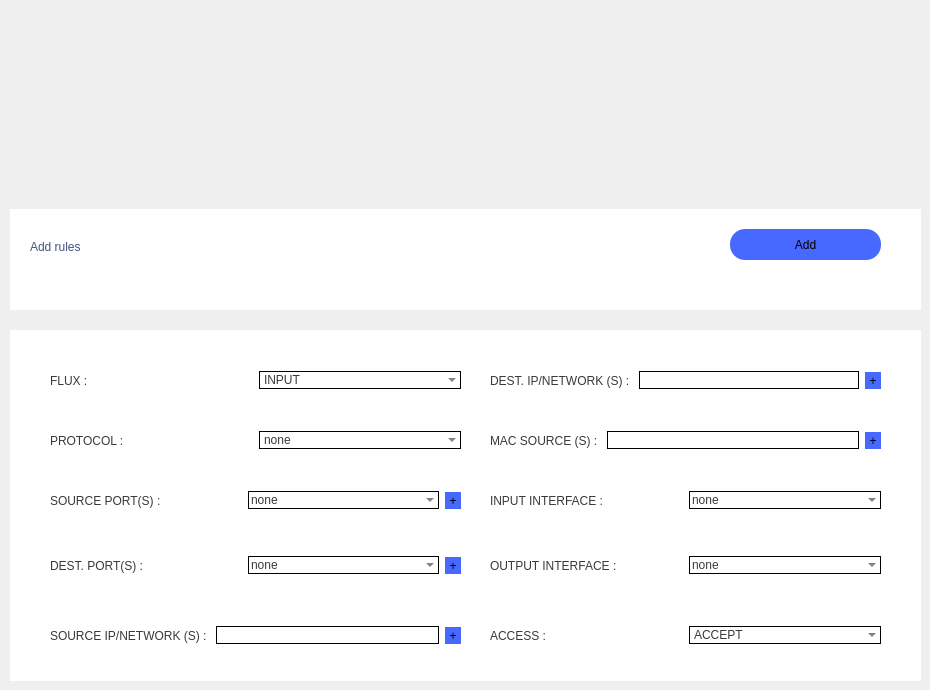
    <widget class="QWidget" name="New">
     <widget class="QWidget" name="Container" native="true">
      <property name="geometry">
       <rect>
        <x>10</x>
        <y>330</y>
        <width>911</width>
        <height>351</height>
       </rect>
      </property>
      <property name="styleSheet">
       <string notr="true">background-color:white;</string>
      </property>
      <widget class="QWidget" name="horizontalLayoutWidget_12">
       <property name="geometry">
        <rect>
         <x>480</x>
         <y>30</y>
         <width>391</width>
         <height>41</height>
        </rect>
       </property>
       <layout class="QHBoxLayout" name="horizontalLayout_14">
        <item>
         <widget class="QLabel" name="label_16">
          <property name="styleSheet">
           <string notr="true">font: 500 12pt &quot;Segoe UI&quot;;
color: rgb(57, 57, 57);
background:transparent;</string>
          </property>
          <property name="text">
           <string>DEST. IP/NETWORK (S) : </string>
          </property>
         </widget>
        </item>
        <item>
         <widget class="QLineEdit" name="dInp">
          <property name="styleSheet">
           <string notr="true">font: 500 12pt &quot;Segoe UI&quot;;
color: rgb(57, 57, 57);
background:transparent;
border:1px solid black;</string>
          </property>
         </widget>
        </item>
        <item>
         <widget class="QToolButton" name="dB">
          <property name="styleSheet">
           <string notr="true">border-radius:15px;
border:0px;
background-color: rgb(71, 105, 255);</string>
          </property>
          <property name="text">
           <string>+</string>
          </property>
         </widget>
        </item>
       </layout>
      </widget>
      <widget class="QWidget" name="horizontalLayoutWidget_13">
       <property name="geometry">
        <rect>
         <x>40</x>
         <y>150</y>
         <width>411</width>
         <height>41</height>
        </rect>
       </property>
       <layout class="QHBoxLayout" name="horizontalLayout_15">
        <item>
         <widget class="QLabel" name="label_22">
          <property name="styleSheet">
           <string notr="true">font: 500 12pt &quot;Segoe UI&quot;;
color: rgb(57, 57, 57);
background:transparent;</string>
          </property>
          <property name="text">
           <string>SOURCE PORT(S) :</string>
          </property>
         </widget>
        </item>
        <item>
         <widget class="QComboBox" name="sportInp">
          <property name="styleSheet">
           <string notr="true">font: 500 12pt &quot;Segoe UI&quot;;
color: rgb(57, 57, 57);
background:transparent;
border:1px solid black;</string>
          </property>
          <property name="editable">
           <bool>true</bool>
          </property>
          <property name="duplicatesEnabled">
           <bool>true</bool>
          </property>
          <item>
           <property name="text">
            <string>none</string>
           </property>
          </item>
         </widget>
        </item>
        <item>
         <widget class="QToolButton" name="sportB">
          <property name="styleSheet">
           <string notr="true">border-radius:15px;
border:0px;
background-color: rgb(71, 105, 255);</string>
          </property>
          <property name="text">
           <string>+</string>
          </property>
         </widget>
        </item>
       </layout>
      </widget>
      <widget class="QWidget" name="horizontalLayoutWidget_14">
       <property name="geometry">
        <rect>
         <x>40</x>
         <y>30</y>
         <width>411</width>
         <height>41</height>
        </rect>
       </property>
       <layout class="QHBoxLayout" name="horizontalLayout_16">
        <item>
         <widget class="QLabel" name="label_20">
          <property name="styleSheet">
           <string notr="true">font: 500 12pt &quot;Segoe UI&quot;;
color: rgb(57, 57, 57);
background:transparent;</string>
          </property>
          <property name="text">
           <string>FLUX :</string>
          </property>
         </widget>
        </item>
        <item>
         <widget class="QComboBox" name="addFlux">
          <property name="styleSheet">
           <string notr="true">font: 500 12pt &quot;Segoe UI&quot;;
color: rgb(57, 57, 57);
background:transparent;
border:1px solid black;</string>
          </property>
          <item>
           <property name="text">
            <string>INPUT</string>
           </property>
          </item>
          <item>
           <property name="text">
            <string>FORWARD</string>
           </property>
          </item>
          <item>
           <property name="text">
            <string>OUTPUT</string>
           </property>
          </item>
         </widget>
        </item>
       </layout>
      </widget>
      <widget class="QWidget" name="horizontalLayoutWidget_15">
       <property name="geometry">
        <rect>
         <x>480</x>
         <y>90</y>
         <width>391</width>
         <height>41</height>
        </rect>
       </property>
       <layout class="QHBoxLayout" name="horizontalLayout_17">
        <item>
         <widget class="QLabel" name="label_19">
          <property name="styleSheet">
           <string notr="true">font: 500 12pt &quot;Segoe UI&quot;;
color: rgb(57, 57, 57);
background:transparent;</string>
          </property>
          <property name="text">
           <string>MAC SOURCE (S) : </string>
          </property>
         </widget>
        </item>
        <item>
         <widget class="QLineEdit" name="macInp">
          <property name="styleSheet">
           <string notr="true">font: 500 12pt &quot;Segoe UI&quot;;
color: rgb(57, 57, 57);
background:transparent;
border:1px solid black;</string>
          </property>
         </widget>
        </item>
        <item>
         <widget class="QToolButton" name="macB">
          <property name="styleSheet">
           <string notr="true">border-radius:15px;
border:0px;
background-color: rgb(71, 105, 255);</string>
          </property>
          <property name="text">
           <string>+</string>
          </property>
         </widget>
        </item>
       </layout>
      </widget>
      <widget class="QWidget" name="horizontalLayoutWidget_16">
       <property name="geometry">
        <rect>
         <x>480</x>
         <y>280</y>
         <width>391</width>
         <height>51</height>
        </rect>
       </property>
       <layout class="QHBoxLayout" name="horizontalLayout_18">
        <item>
         <widget class="QLabel" name="label_17">
          <property name="styleSheet">
           <string notr="true">font: 500 12pt &quot;Segoe UI&quot;;
color: rgb(57, 57, 57);
background:transparent;</string>
          </property>
          <property name="text">
           <string>ACCESS : </string>
          </property>
         </widget>
        </item>
        <item>
         <widget class="QComboBox" name="policyInput">
          <property name="styleSheet">
           <string notr="true">font: 500 12pt &quot;Segoe UI&quot;;
color: rgb(57, 57, 57);
background:transparent;
border:1px solid black;</string>
          </property>
          <property name="editable">
           <bool>false</bool>
          </property>
          <item>
           <property name="text">
            <string>ACCEPT</string>
           </property>
          </item>
          <item>
           <property name="text">
            <string>DROP</string>
           </property>
          </item>
          <item>
           <property name="text">
            <string>REJECT</string>
           </property>
          </item>
         </widget>
        </item>
       </layout>
      </widget>
      <widget class="QWidget" name="horizontalLayoutWidget_17">
       <property name="geometry">
        <rect>
         <x>40</x>
         <y>280</y>
         <width>411</width>
         <height>51</height>
        </rect>
       </property>
       <layout class="QHBoxLayout" name="horizontalLayout_19">
        <item>
         <widget class="QLabel" name="label_13">
          <property name="styleSheet">
           <string notr="true">font: 500 12pt &quot;Segoe UI&quot;;
color: rgb(57, 57, 57);
background:transparent;</string>
          </property>
          <property name="text">
           <string>SOURCE IP/NETWORK (S) : </string>
          </property>
         </widget>
        </item>
        <item>
         <widget class="QLineEdit" name="sInp">
          <property name="styleSheet">
           <string notr="true">font: 500 12pt &quot;Segoe UI&quot;;
color: rgb(57, 57, 57);
background:transparent;
border:1px solid black;</string>
          </property>
         </widget>
        </item>
        <item>
         <widget class="QToolButton" name="sB">
          <property name="styleSheet">
           <string notr="true">border-radius:15px;
border:0px;
background-color: rgb(71, 105, 255);</string>
          </property>
          <property name="text">
           <string>+</string>
          </property>
         </widget>
        </item>
       </layout>
      </widget>
      <widget class="QWidget" name="horizontalLayoutWidget_18">
       <property name="geometry">
        <rect>
         <x>480</x>
         <y>150</y>
         <width>391</width>
         <height>41</height>
        </rect>
       </property>
       <layout class="QHBoxLayout" name="horizontalLayout_20">
        <item>
         <widget class="QLabel" name="label_28">
          <property name="styleSheet">
           <string notr="true">font: 500 12pt &quot;Segoe UI&quot;;
color: rgb(57, 57, 57);
background:transparent;</string>
          </property>
          <property name="text">
           <string>INPUT INTERFACE : </string>
          </property>
         </widget>
        </item>
        <item>
         <widget class="QComboBox" name="iInp">
          <property name="styleSheet">
           <string notr="true">font: 500 12pt &quot;Segoe UI&quot;;
color: rgb(57, 57, 57);
background:transparent;
border:1px solid black;</string>
          </property>
          <property name="editable">
           <bool>true</bool>
          </property>
          <property name="duplicatesEnabled">
           <bool>true</bool>
          </property>
          <item>
           <property name="text">
            <string>none</string>
           </property>
          </item>
         </widget>
        </item>
       </layout>
      </widget>
      <widget class="QWidget" name="horizontalLayoutWidget_19">
       <property name="geometry">
        <rect>
         <x>40</x>
         <y>90</y>
         <width>411</width>
         <height>41</height>
        </rect>
       </property>
       <layout class="QHBoxLayout" name="horizontalLayout_21">
        <item>
         <widget class="QLabel" name="label_14">
          <property name="styleSheet">
           <string notr="true">font: 500 12pt &quot;Segoe UI&quot;;
color: rgb(57, 57, 57);
background:transparent;</string>
          </property>
          <property name="text">
           <string>PROTOCOL :</string>
          </property>
         </widget>
        </item>
        <item>
         <widget class="QComboBox" name="addProtocol">
          <property name="styleSheet">
           <string notr="true">font: 500 12pt &quot;Segoe UI&quot;;
color: rgb(57, 57, 57);
background:transparent;
border:1px solid black;</string>
          </property>
          <item>
           <property name="text">
            <string>none</string>
           </property>
          </item>
          <item>
           <property name="text">
            <string>TCP</string>
           </property>
          </item>
          <item>
           <property name="text">
            <string>UDP</string>
           </property>
          </item>
          <item>
           <property name="text">
            <string>ICMP</string>
           </property>
          </item>
         </widget>
        </item>
       </layout>
      </widget>
      <widget class="QWidget" name="horizontalLayoutWidget_20">
       <property name="geometry">
        <rect>
         <x>480</x>
         <y>210</y>
         <width>391</width>
         <height>51</height>
        </rect>
       </property>
       <layout class="QHBoxLayout" name="horizontalLayout_22">
        <item>
         <widget class="QLabel" name="label_21">
          <property name="styleSheet">
           <string notr="true">font: 500 12pt &quot;Segoe UI&quot;;
color: rgb(57, 57, 57);
background:transparent;</string>
          </property>
          <property name="text">
           <string>OUTPUT INTERFACE : </string>
          </property>
         </widget>
        </item>
        <item>
         <widget class="QComboBox" name="oInp">
          <property name="styleSheet">
           <string notr="true">font: 500 12pt &quot;Segoe UI&quot;;
color: rgb(57, 57, 57);
background:transparent;
border:1px solid black;</string>
          </property>
          <property name="editable">
           <bool>true</bool>
          </property>
          <property name="duplicatesEnabled">
           <bool>true</bool>
          </property>
          <item>
           <property name="text">
            <string>none</string>
           </property>
          </item>
         </widget>
        </item>
       </layout>
      </widget>
      <widget class="QWidget" name="horizontalLayoutWidget_21">
       <property name="geometry">
        <rect>
         <x>40</x>
         <y>210</y>
         <width>411</width>
         <height>51</height>
        </rect>
       </property>
       <layout class="QHBoxLayout" name="horizontalLayout_23">
        <item>
         <widget class="QLabel" name="label_18">
          <property name="styleSheet">
           <string notr="true">font: 500 12pt &quot;Segoe UI&quot;;
color: rgb(57, 57, 57);
background:transparent;</string>
          </property>
          <property name="text">
           <string>DEST. PORT(S) :</string>
          </property>
         </widget>
        </item>
        <item>
         <widget class="QComboBox" name="dportInp">
          <property name="styleSheet">
           <string notr="true">font: 500 12pt &quot;Segoe UI&quot;;
color: rgb(57, 57, 57);
background:transparent;
border:1px solid black;</string>
          </property>
          <property name="editable">
           <bool>true</bool>
          </property>
          <property name="duplicatesEnabled">
           <bool>true</bool>
          </property>
          <item>
           <property name="text">
            <string>none</string>
           </property>
          </item>
         </widget>
        </item>
        <item>
         <widget class="QToolButton" name="dportB">
          <property name="styleSheet">
           <string notr="true">border-radius:15px;
border:0px;
background-color: rgb(71, 105, 255);</string>
          </property>
          <property name="text">
           <string>+</string>
          </property>
         </widget>
        </item>
       </layout>
      </widget>
     </widget>
     <widget class="QWidget" name="widget_9" native="true">
      <property name="geometry">
       <rect>
        <x>10</x>
        <y>209</y>
        <width>911</width>
        <height>101</height>
       </rect>
      </property>
      <property name="styleSheet">
       <string notr="true">background-color:white;</string>
      </property>
      <widget class="QPushButton" name="ajoutRegle">
       <property name="geometry">
        <rect>
         <x>720</x>
         <y>20</y>
         <width>151</width>
         <height>31</height>
        </rect>
       </property>
       <property name="styleSheet">
        <string notr="true">border-radius:15px;
border:0px;
background-color: rgb(71, 105, 255);</string>
       </property>
       <property name="text">
        <string>Add</string>
       </property>
      </widget>
      <widget class="QLabel" name="titre">
       <property name="geometry">
        <rect>
         <x>20</x>
         <y>30</y>
         <width>91</width>
         <height>16</height>
        </rect>
       </property>
       <property name="styleSheet">
        <string notr="true">font: 700 10pt &quot;Segoe UI&quot;;
font: 12pt &quot;Segoe UI&quot;;
color: rgb(67, 81, 127);
</string>
       </property>
       <property name="text">
        <string>Add rules</string>
       </property>
      </widget>
     </widget>
     <widget class="QWidget" name="widget_10" native="true">
      <property name="geometry">
       <rect>
        <x>380</x>
        <y>110</y>
        <width>171</width>
        <height>121</height>
       </rect>
      </property>
      <property name="styleSheet">
       <string notr="true">background-size: cover;
background-image:url(firewall.png);
border-radius:45px;</string>
      </property>
     </widget>
    </widget>
